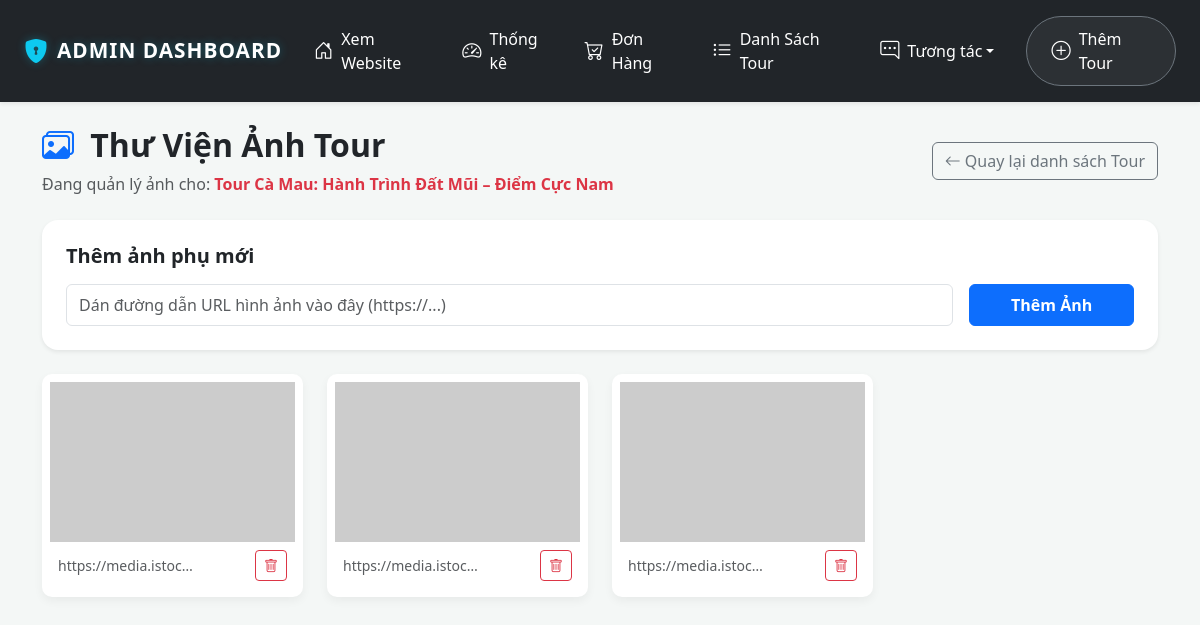
Before: /admin_tour_images.php?tour_id=22 (signed in) with the older database file.
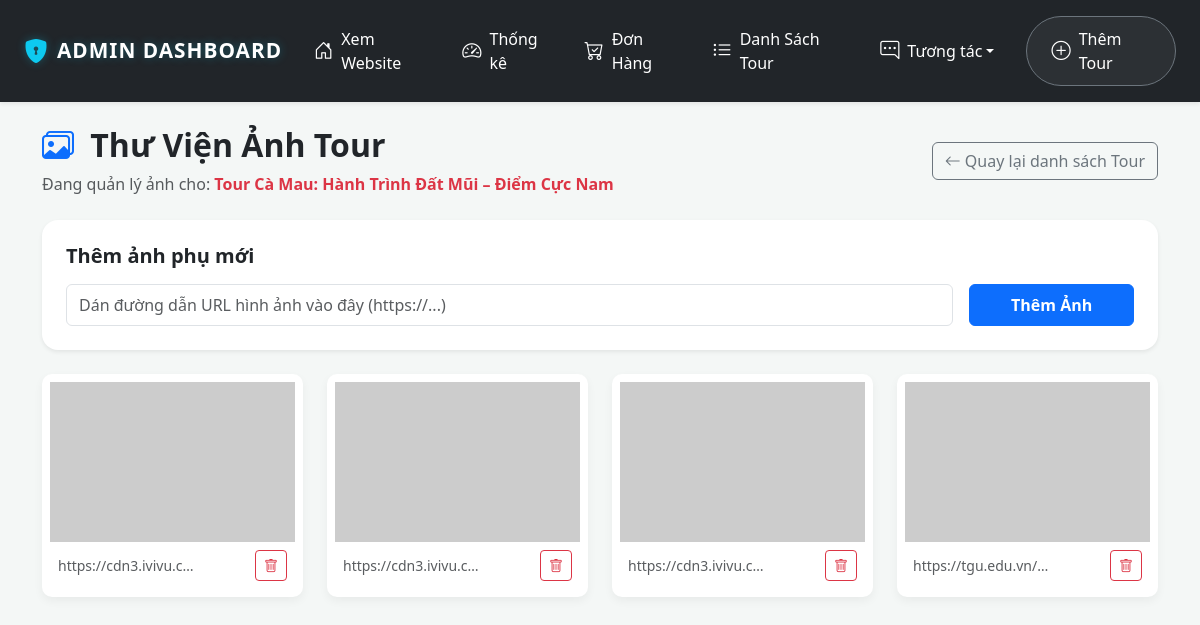
After: the same page with the newer database file.
### tables this page shows
CREATE TABLE `tours` (
  `TourID` int(11) NOT NULL,
  `TourName` varchar(250) NOT NULL,
  `CategoryID` int(11) DEFAULT NULL,
  `Price` decimal(18,2) NOT NULL,
  `Duration` varchar(50) DEFAULT NULL,
  `ImageURL` varchar(500) DEFAULT NULL,
  `Description` text DEFAULT NULL,
  `DepartureSchedule` varchar(100) DEFAULT NULL,
  `DepartureLocation` varchar(255) DEFAULT NULL,
  `MaxPeople` int(11) DEFAULT 10
);

CREATE TABLE `tour_images` (
  `ImageID` int(11) NOT NULL,
  `TourID` int(11) NOT NULL,
  `ImageURL` varchar(500) NOT NULL
);

### admin_tour_images.php (the view, shortened to what this page needs)
<?php
include 'db.php';
$tour_id = intval($_GET['tour_id']);
$sql_tour = "SELECT TourName FROM Tours WHERE TourID = ?";
$stmt_t = mysqli_prepare($conn, $sql_tour);
mysqli_stmt_bind_param($stmt_t, "i", $tour_id);
mysqli_stmt_execute($stmt_t);
$tour = mysqli_fetch_assoc(mysqli_stmt_get_result($stmt_t));
$sql_images = "SELECT * FROM tour_images WHERE TourID = ?";
$stmt_imgs = mysqli_prepare($conn, $sql_images);
mysqli_stmt_bind_param($stmt_imgs, "i", $tour_id);
mysqli_stmt_execute($stmt_imgs);
$list_images = mysqli_stmt_get_result($stmt_imgs);
?>
<!DOCTYPE html>
<html lang="vi">
<head>
    <link href="https://cdn.jsdelivr.net/npm/bootstrap@5.3.0/dist/css/bootstrap.min.css" rel="stylesheet">
    <link rel="stylesheet" href="https://cdn.jsdelivr.net/npm/bootstrap-icons@1.11.1/font/bootstrap-icons.css">
</head>
<body>
<?php include 'navbar_admin.php'; ?>
<div class="container mt-4 mb-5">
    <div class="d-flex justify-content-between align-items-center mb-4">
        <div>
            <h2 class="fw-bold text-dark"><i class="bi bi-images text-primary me-2"></i> Thư Viện Ảnh Tour</h2>
            <p class="text-muted mb-0">Đang quản lý ảnh cho: <strong class="text-danger"><?php echo htmlspecialchars($tour['TourName']); ?></strong></p>
        </div>
        <a href="admin_list_tours.php" class="btn btn-outline-secondary"><i class="bi bi-arrow-left"></i> Quay lại danh sách Tour</a>
    </div>
    <div class="card border-0 shadow-sm rounded-4 p-4 mb-4 bg-white">
        <h5 class="fw-bold mb-3">Thêm ảnh phụ mới</h5>
        <form method="POST" action="admin_tour_images.php?tour_id=<?php echo $tour_id; ?>" class="row g-3">
            <div class="col-md-10">
                <input type="url" name="image_url" class="form-control py-2" placeholder="Dán đường dẫn URL hình ảnh vào đây (https://...)" required>
            </div>
            <div class="col-md-2 d-grid">
                <button type="submit" name="add_image" class="btn btn-primary fw-bold">Thêm Ảnh</button>
            </div>
        </form>
    </div>
    <div class="row g-4">
        <?php if(mysqli_num_rows($list_images) > 0): ?>
            <?php while($img = mysqli_fetch_assoc($list_images)): ?>
                <div class="col-md-3 col-sm-6">
                    <div class="img-card p-2">
                        <img src="<?php echo htmlspecialchars($img['ImageURL']); ?>" alt="Tour Image" onerror="this.src='https://placehold.co/300x160?text=Lỗi+Ảnh';" onclick="showImageModal(this.src)" title="Nhấn để xem rõ hơn">
                        <div class="p-2 d-flex justify-content-between align-items-center">
                            <small class="text-muted text-truncate" style="max-width: 140px;"><?php echo htmlspecialchars($img['ImageURL']); ?></small>
                            <form method="POST" action="admin_tour_images.php?tour_id=<?php echo $tour_id; ?>" class="mb-0">
                                <button type="submit" class="btn btn-sm btn-outline-danger" onclick="return confirm('Xóa ảnh này khỏi thư viện?');" title="Xóa ảnh">
                                    <i class="bi bi-trash"></i>
                                </button>
                            </form>
                        </div>
                    </div>
                </div>
            <?php endwhile; ?>
        <?php else: ?>
            <div class="col-12 text-center py-5 text-muted fst-italic bg-white rounded-4 shadow-sm">
                Tour này chưa có ảnh phụ nào trong thư viện. Hãy thêm ảnh ở khung phía trên!
            </div>
        <?php endif; ?>
    </div>
</div>
</body>
</html>

### navbar_admin.php (shortened to what this page needs)
<nav class="navbar navbar-expand-lg navbar-dark bg-dark shadow-sm py-3">
    <div class="container-fluid px-4">
        <a class="navbar-brand fw-bold d-flex align-items-center" href="admin_dashboard.php" style="letter-spacing: 1px; font-size: 1.3rem;">
            <i class="bi bi-shield-lock-fill me-2 text-info" style="font-size: 1.5rem;"></i> ADMIN DASHBOARD
        </a>
        <div class="collapse navbar-collapse" id="adminNavbar">
            <ul class="navbar-nav ms-auto mb-2 mb-lg-0 align-items-center">
                <li class="nav-item">
                    <a class="nav-link px-3 text-white d-flex align-items-center" href="index.php">
                        <i class="bi bi-house-door me-2"></i> Xem Website
                    </a>
                </li>
                <li class="nav-item">
                    <a class="nav-link px-3 text-white d-flex align-items-center" href="admin_dashboard.php">
                        <i class="bi bi-speedometer2 me-2"></i> Thống kê
                    </a>
                </li>
                <li class="nav-item">
                    <a class="nav-link px-3 text-white d-flex align-items-center" href="admin_bookings.php">
                        <i class="bi bi-cart-check me-2"></i> Đơn Hàng
                    </a>
                </li>
                <li class="nav-item">
                    <a class="nav-link px-3 text-white d-flex align-items-center" href="admin_list_tours.php">
                        <i class="bi bi-list-ul me-2"></i> Danh Sách Tour
                    </a>
                </li>
<li class="nav-item dropdown">
    <a class="nav-link px-3 text-white dropdown-toggle d-flex align-items-center" href="#" id="navbarInteract" role="button" data-bs-toggle="dropdown" aria-expanded="false">
        <i class="bi bi-chat-right-dots me-2"></i> Tương tác
    </a>
</li>
                <li class="nav-item ms-lg-3 mt-2 mt-lg-0">
                    <a class="nav-link px-4 text-white border border-secondary rounded-pill d-flex align-items-center" href="admin_add_tour.php" style="background: rgba(255,255,255,0.05);">
                        <i class="bi bi-plus-circle me-2"></i> Thêm Tour
                    </a>
                </li>
            </ul>
        </div>
    </div>
</nav>

### admin_tour_images.php (style rules this page uses)
body { background-color: #f4f7f6; font-family: 'Segoe UI', sans-serif; }
.img-card { position: relative; border-radius: 10px; overflow: hidden; box-shadow: 0 4px 10px rgba(0,0,0,0.05); background: white; }
.img-card img { width: 100%; height: 160px; object-fit: cover; cursor: pointer; transition: 0.3s; }

### navbar_admin.php (style rules this page uses)
html { overflow-y: scroll; }
.navbar-dark .navbar-nav .nav-link { color: #ffffff !important; font-size: 16px; font-weight: 500; transition: 0.3s; padding-top: 10px; padding-bottom: 10px; }
.navbar-nav .nav-link i { font-size: 1.2rem; }
.navbar-brand { text-shadow: 0 0 10px rgba(13, 202, 240, 0.3); }

Changed rows visible on the page:
removed tour_images: ImageURL "https://media.istoc…"
removed tour_images: ImageURL "https://media.istoc…"
removed tour_images: ImageURL "https://media.istoc…"
added tour_images: ImageURL "https://cdn3.ivivu.c…"
added tour_images: ImageURL "https://cdn3.ivivu.c…"
added tour_images: ImageURL "https://cdn3.ivivu.c…"
added tour_images: ImageURL "https://tgu.edu.vn/…"
